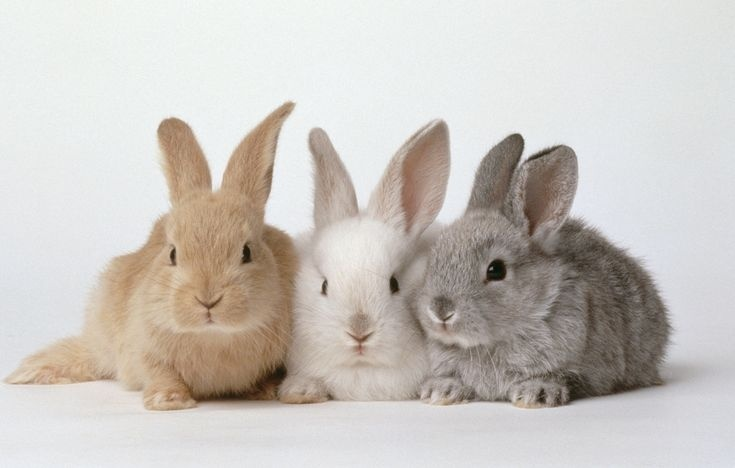
#> input picture lab1/bunnies.jpg, 735 x 468 px, given in place of the camera
$ python main.py
#> lines starting #> are read from the running program, lines starting #| are printed output that depends on the picture; after the words box and inside, x2 and y2 are one past the last pixel; in counts of white or black regions, pixels touching at a corner belong together
import cv2
import numpy as np

cap = cv2.VideoCapture(0)
bg_subtractor = cv2.createBackgroundSubtractorMOG2(history=5, varThreshold=400, detectShadows=True)

while 1:
    ret, frame = cap.read()
#> frame is the input picture: shape (468, 735, 3); mean B, G, R 192.7, 197.8, 202.7
    fg_mask = bg_subtractor.apply(frame)
#> fg_mask: shape (468, 735); every value is 127
    _, thresholded = cv2.threshold(fg_mask, 50, 255, cv2.THRESH_BINARY)
#> thresholded: shape (468, 735); every value is 255
    contours, _ = cv2.findContours(thresholded, cv2.RETR_EXTERNAL, cv2.CHAIN_APPROX_SIMPLE)
#> contours = [[[0, 0], [0, 467], [734, 467], [734, 0]]]
    if len(contours) > 0:
        cv2.putText(frame, 'MOTION!!!', (10, 50), cv2.FONT_HERSHEY_SIMPLEX, 1, (0, 0, 255), 2)
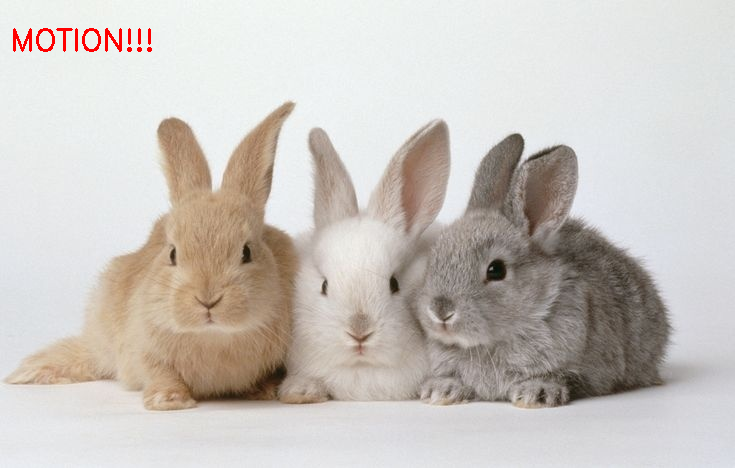
#> frame: shape (468, 735, 3); 0.34% of pixels changed, all inside (x1, y1, x2, y2) = (13, 28, 152, 52)
        for contour in contours:
            x, y, w, h = cv2.boundingRect(contour)
            cv2.rectangle(frame, (x, y), (x + w, y + h), (0, 255, 0), 2)
#> this loop made 1 pass
#> (contour, x, y, w, h) on pass 1: ([[0, 0], [0, 467], [734, 467], [734, 0]], 0, 0, 735, 468)
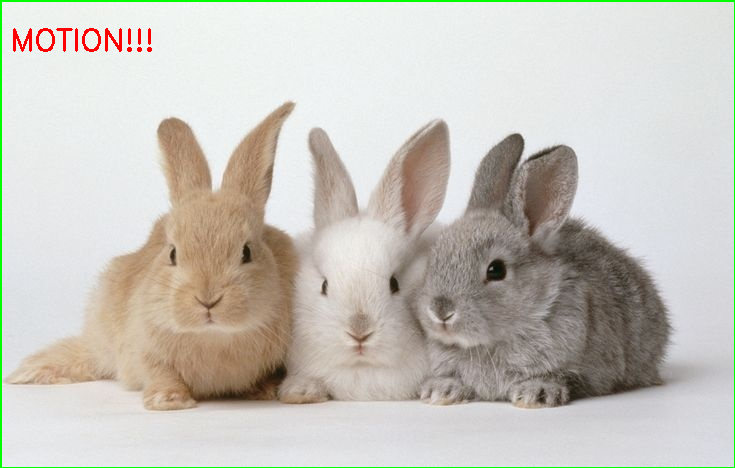
#> frame: shape (468, 735, 3); 1.05% of pixels changed, all inside (x1, y1, x2, y2) = (0, 0, 735, 468)

    cv2.imshow('frame', frame)
    k = cv2.waitKey(1) & 0xff
#> (key Esc is pressed here)
    if k == 27:
        break

cap.release()
cv2.destroyAllWindows()


# 2
cap = cv2.VideoCapture(0)
color = np.random.randint(0, 255, (100, 3))

ret, old_frame = cap.read()
old_gray = cv2.cvtColor(old_frame, cv2.COLOR_BGR2GRAY)
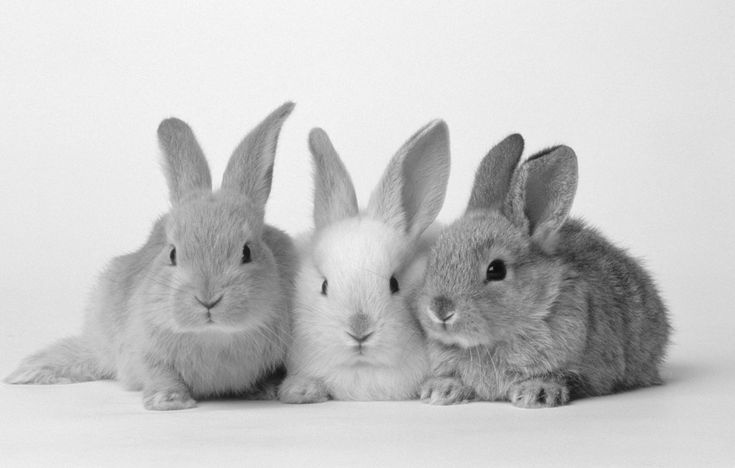
#> old_gray: shape (468, 735); min 10, max 250, mean 198.7
p0 = cv2.goodFeaturesToTrack(old_gray, mask=None, maxCorners=100, qualityLevel=0.1, minDistance=5)
#> p0 = 100 rows, first 8: [492, 267], [444, 322], [325, 280], [174, 248], [325, 294], [510, 401], [208, 309], [542, 389]
mask = np.zeros_like(old_frame) # Пустая маска для рисования потока

while 1:
    ret, frame = cap.read()
    frame_gray = cv2.cvtColor(frame, cv2.COLOR_BGR2GRAY)
    p1, st, err = cv2.calcOpticalFlowPyrLK(old_gray, frame_gray, p0, None)
#> p1 has the same summary as p0; st = 100 values from 1 to 1; err = 100 values from 0 to 0
    good_new = p1[st == 1]
#> good_new = 100 pairs, first value 166 to 671, second value 103 to 405
    good_old = p0[st == 1]
#> good_old has the same summary as good_new
    for i, (new, old) in enumerate(zip(good_new, good_old)):
        a, b = new.ravel()
        c, d = old.ravel()
        a = int(a)
        b = int(b)
        c = int(c)
        d = int(d)
        mask = cv2.line(mask, (a, b), (c, d), color[i].tolist(), 2)

        frame = cv2.circle(frame, (a, b), 5, color[i].tolist(), -1)
#> this loop made 100 passes
#> (a, b, c, d) on passes 1 to 12: (492, 267, 492, 267), (444, 322, 444, 322), (325, 280, 325, 280), (174, 248, 174, 248), (325, 294, 325, 294), (510, 401, 510, 401), (208, 309, 208, 309), (542, 389, 542, 389), (243, 262, 243, 262), (520, 398, 520, 398), (362, 344, 362, 344), (175, 264, 175, 264)
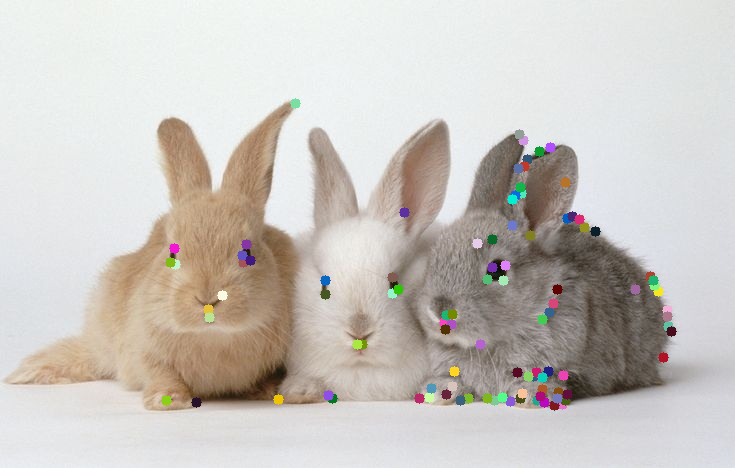
#> frame: shape (468, 735, 3); mean B, G, R 192.6, 197.7, 202.4
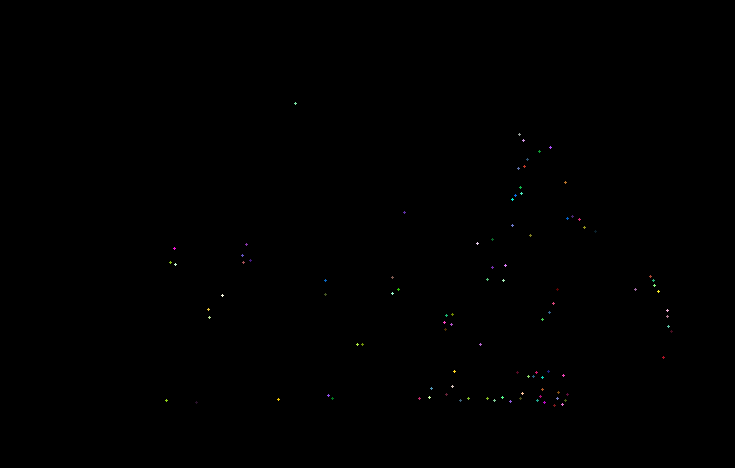
#> mask: shape (468, 735, 3); mean of channels 0, 1, 2 0.2, 0.2, 0.2; drawn as B, G, R

    img = cv2.add(frame, mask)

    cv2.imshow('frame', img)

    k = cv2.waitKey(25)
#> (key Esc is pressed here)
    if k == 27:
        break

    old_gray = frame_gray.copy()
    p0 = good_new.reshape(-1, 1, 2)

cv2.destroyAllWindows()
cap.release()


# 3
tracker = cv2.TrackerKCF_create()
video = cv2.VideoCapture(0)
ok, frame = video.read()

#> (the run stopped early here; a loop or call above may not have finished)

$ run again, on lab1/peresvet.jpg
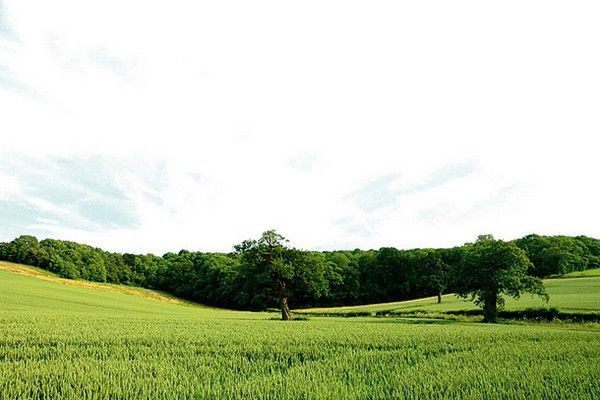
#> input picture lab1/peresvet.jpg, 600 x 400 px, given in place of the camera
#> frame is the input picture: shape (400, 600, 3); mean B, G, R 172.6, 202.1, 192.6
#> `fg_mask = bg_subtractor.apply(frame)`:
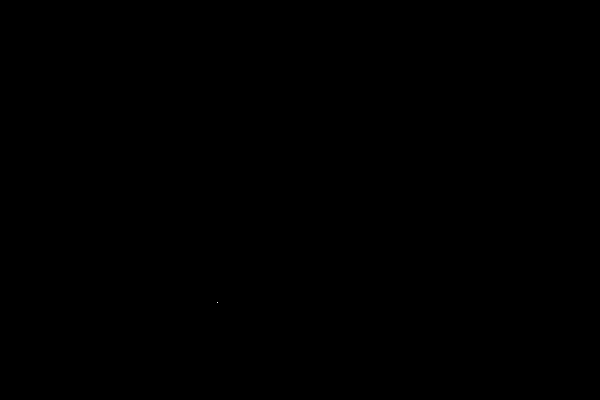
#> fg_mask: shape (400, 600); values 127 (black) and 255 (white), 0% white in thin lines or dots, all inside (x1, y1, x2, y2) = (217, 302, 218, 303)
#> thresholded: shape (400, 600); every value is 255
#> contours = [[[0, 0], [0, 399], [599, 399], [599, 0]]]
#> the loop `for contour in contours:` made 1 pass
#> (contour, x, y, w, h) on pass 1: ([[0, 0], [0, 399], [599, 399], [599, 0]], 0, 0, 600, 400)
#> p0 = 100 rows, first 8: [268, 244], [241, 246], [161, 257], [254, 241], [234, 246], [177, 254], [525, 237], [287, 248]
#> p1 has the same summary as p0; st = 100 values from 1 to 1; err = 100 values from 0 to 0
#> good_new = 100 pairs, first value 3 to 548, second value 231 to 397
#> good_old has the same summary as good_new
#> the loop `for i, (new, old) in enumerate(zip(good_new, good_old)):` made 100 passes
#> (a, b, c, d) on passes 1 to 8: (268, 244, 268, 244), (241, 246, 241, 246), (161, 257, 161, 257), (254, 241, 254, 241), (234, 246, 234, 246), (177, 254, 177, 254), (525, 237, 525, 237), (287, 248, 287, 248)
#> after the loop `for i, (new, old) in enumerate(zip(good_new, good_old)):`:
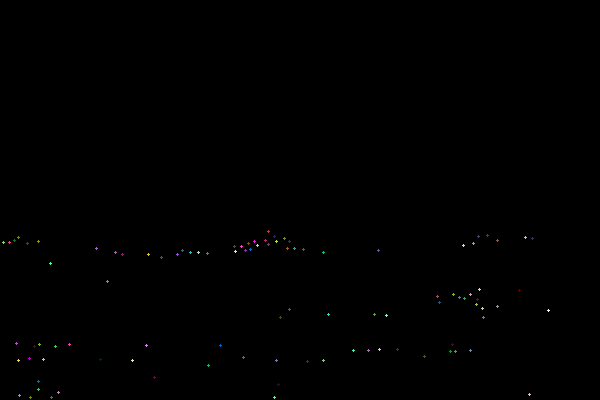
#> mask: shape (400, 600, 3); mean of channels 0, 1, 2 0.2, 0.3, 0.3; drawn as B, G, R
